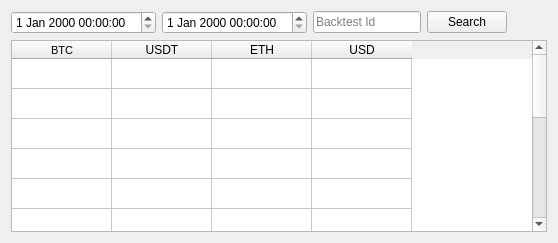
        <widget class="QWidget" name="tabStats">
         <property name="styleSheet">
          <string notr="true"/>
         </property>
         <attribute name="title">
          <string>Statistics</string>
         </attribute>
         <layout class="QGridLayout" name="gridLayout_19">
          <item row="0" column="0">
           <layout class="QVBoxLayout" name="verticalLayout_16">
            <item>
             <layout class="QHBoxLayout" name="horizontalLayout_7">
              <item>
               <widget class="QDateTimeEdit" name="dateFromStats">
                <property name="styleSheet">
                 <string notr="true"/>
                </property>
               </widget>
              </item>
              <item>
               <widget class="QDateTimeEdit" name="dateToStats">
                <property name="styleSheet">
                 <string notr="true"/>
                </property>
               </widget>
              </item>
              <item>
               <widget class="QLineEdit" name="txtBacktestIdStats">
                <property name="sizePolicy">
                 <sizepolicy hsizetype="Fixed" vsizetype="Fixed">
                  <horstretch>0</horstretch>
                  <verstretch>0</verstretch>
                 </sizepolicy>
                </property>
                <property name="styleSheet">
                 <string notr="true"/>
                </property>
                <property name="placeholderText">
                 <string>Backtest Id</string>
                </property>
               </widget>
              </item>
              <item>
               <widget class="QPushButton" name="btnSearchStats">
                <property name="styleSheet">
                 <string notr="true"/>
                </property>
                <property name="text">
                 <string>Search</string>
                </property>
               </widget>
              </item>
              <item>
               <spacer name="horizontalSpacer_5">
                <property name="orientation">
                 <enum>Qt::Horizontal</enum>
                </property>
                <property name="sizeHint" stdset="0">
                 <size>
                  <width>40</width>
                  <height>20</height>
                 </size>
                </property>
               </spacer>
              </item>
             </layout>
            </item>
            <item>
             <widget class="QTableWidget" name="tblStats">
              <property name="enabled">
               <bool>true</bool>
              </property>
              <property name="styleSheet">
               <string notr="true"/>
              </property>
              <attribute name="verticalHeaderVisible">
               <bool>false</bool>
              </attribute>
              <row>
               <property name="text">
                <string>New Row</string>
               </property>
              </row>
              <row>
               <property name="text">
                <string>New Row</string>
               </property>
              </row>
              <row>
               <property name="text">
                <string>New Row</string>
               </property>
              </row>
              <row>
               <property name="text">
                <string>New Row</string>
               </property>
              </row>
              <row>
               <property name="text">
                <string>New Row</string>
               </property>
              </row>
              <row>
               <property name="text">
                <string>New Row</string>
               </property>
              </row>
              <row>
               <property name="text">
                <string>New Row</string>
               </property>
              </row>
              <row>
               <property name="text">
                <string>New Row</string>
               </property>
              </row>
              <row>
               <property name="text">
                <string>New Row</string>
               </property>
              </row>
              <row>
               <property name="text">
                <string>New Row</string>
               </property>
              </row>
              <row>
               <property name="text">
                <string>New Row</string>
               </property>
              </row>
              <row>
               <property name="text">
                <string>New Row</string>
               </property>
              </row>
              <row>
               <property name="text">
                <string>New Row</string>
               </property>
              </row>
              <column>
               <property name="text">
                <string>BTC</string>
               </property>
               <property name="font">
                <font>
                 <pointsize>8</pointsize>
                </font>
               </property>
              </column>
              <column>
               <property name="text">
                <string>USDT</string>
               </property>
              </column>
              <column>
               <property name="text">
                <string>ETH</string>
               </property>
              </column>
              <column>
               <property name="text">
                <string>USD</string>
               </property>
              </column>
              <item row="0" column="0">
               <property name="text">
                <string/>
               </property>
               <property name="font">
                <font>
                 <pointsize>14</pointsize>
                </font>
               </property>
              </item>
             </widget>
            </item>
           </layout>
          </item>
         </layout>
        </widget>
